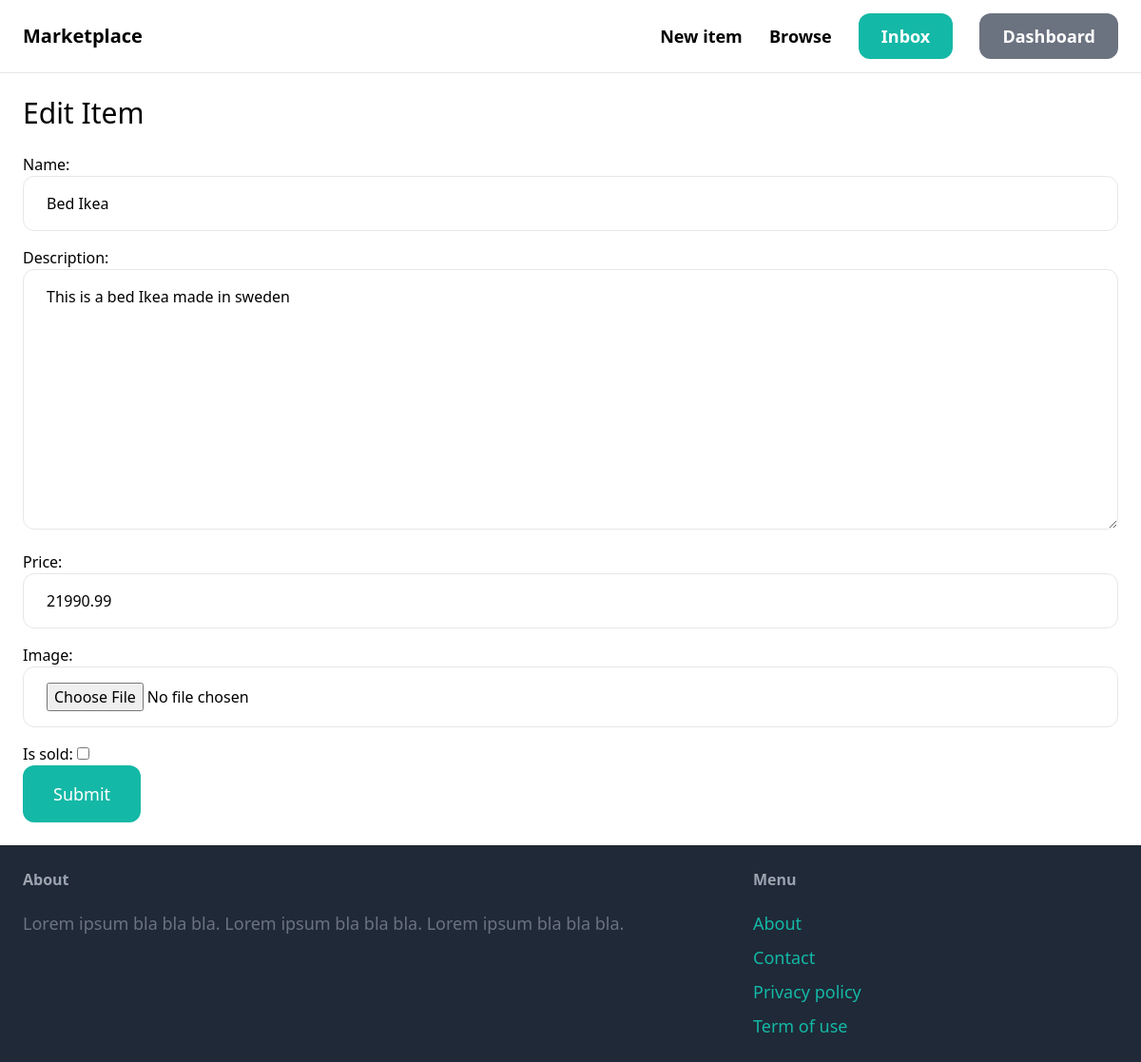
The page /items/4/edit/ (signed in) on the database as committed earlier.
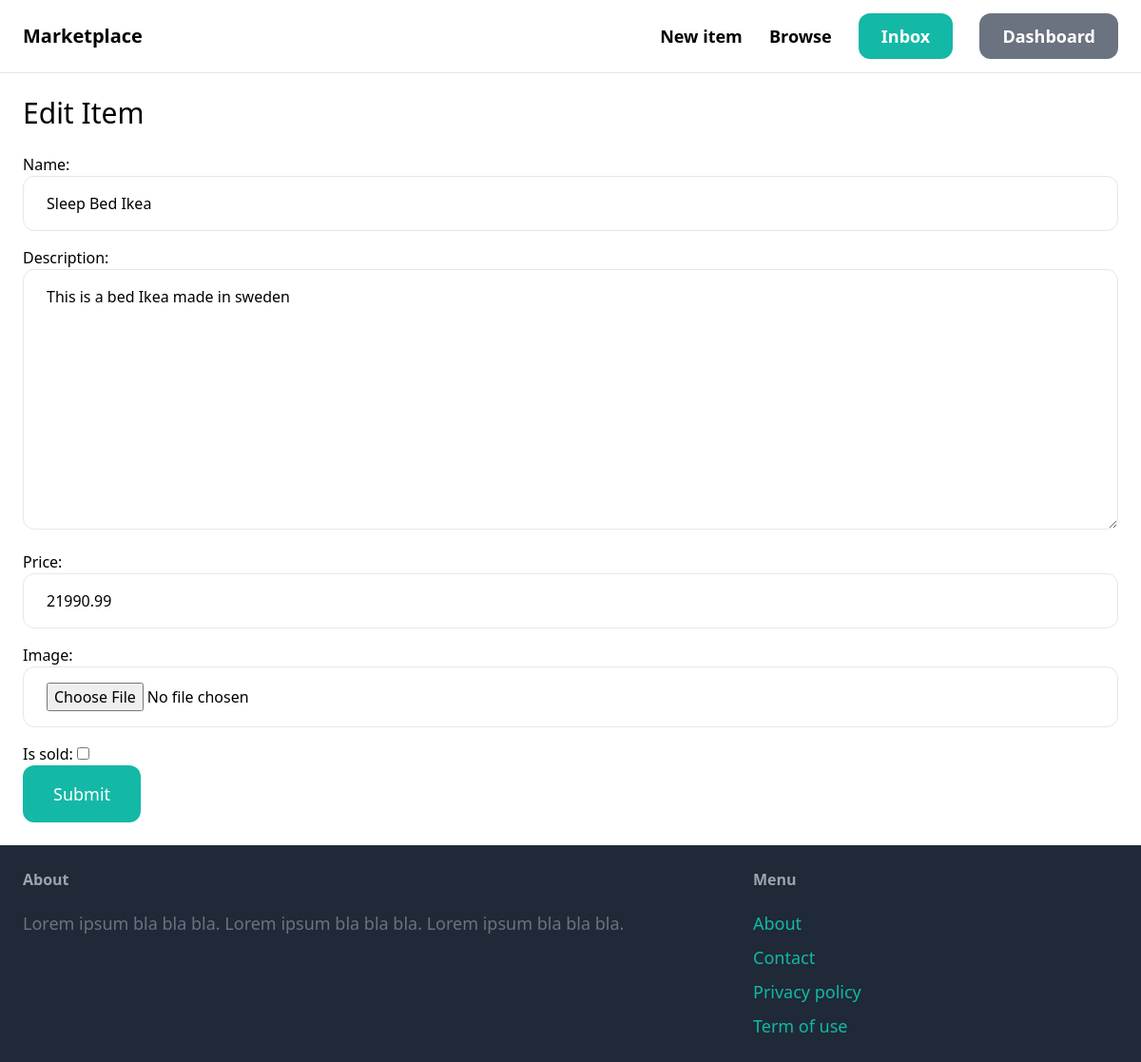
The same page on the database as committed later.
### item/models.py (models this page shows, shortened)
class Item(models.Model):
	category = models.ForeignKey(
		Category,
		related_name="categories",
		on_delete=models.CASCADE)
	name = models.CharField(max_length=255)
	description = models.TextField(blank=True, null=True)
	price = models.FloatField()
	image = models.ImageField(upload_to='item_images', blank=True, null=True)
	is_sold = models.BooleanField(default=False)
	created_by = models.ForeignKey(
		User,
		related_name='items',
		on_delete=models.CASCADE)
	created_at = models.DateTimeField(auto_now_add=True)

### item/views.py (the view)
# urls.py: path('<int:pk>/edit/', views.edit, name="edit"),
@login_required
def edit(request, pk):
	item = get_object_or_404(Item, pk=pk, created_by=request.user)
	if request.method == 'POST':
		form = EditItemForm(request.POST, request.FILES, instance=item)
		if form.is_valid():
			item.save()
			return redirect('item:detail', pk=item.id)
	else:
		form = EditItemForm(instance=item)
	title = "Edit Item"
	return render(request, 'item/form.html', {
		'form': form,
		'title': title,
		})

### item/forms.py
class EditItemForm(forms.ModelForm):
	class Meta:
		model = Item
		fields = ('name', 'description', 'price', 'image', 'is_sold')
		widgets = {
			'name': forms.TextInput(attrs={
				'class': INPUT_CLASSES
			}),
			'description': forms.Textarea(attrs={
				'class': INPUT_CLASSES
			}),
			'price': forms.TextInput(attrs={
				'class': INPUT_CLASSES
			}),
			'image': forms.FileInput(attrs={
				'class': INPUT_CLASSES
			}),
		}

### item/templates/item/form.html (shortened to what this page needs)
{% extends 'base.html' %}
{% block content %}
<h1 class="mb-6 text-3xl">{{ title }}</h1>
<form action="." method="post" enctype="multipart/form-data">
	<div class="space-y-4">
		{{ form.as_p }}
	</div>
	<button class="py-4 px-8 text-lg bg-teal-500 hover:text-teal-700 rounded-xl text-white">Submit</button>
</form>
{% endblock %}

Rows that differ between the two databases and show on the page:
changed Item "This is a bed Ikea made in sweden": name "Bed Ikea" → "Sleep Bed Ikea"
